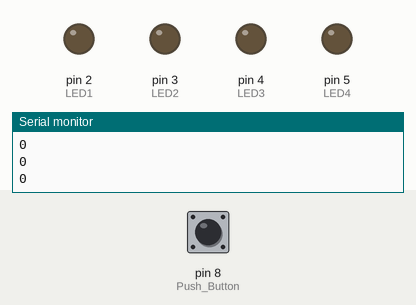
Bench run of a sketch on a simulated Arduino Uno, built with avr-gcc and run on an emulated ATmega328P. Parts: output pins drawn as LEDs (lit = HIGH), the last lines printed to the serial monitor. Dashed ring = blinking. Inputs (shaded band) come from the test bench; at power-on: pin 8 (Push_Button) HIGH.

Above: at 1.2 s.
1.3 s: pin 8 (Push_Button) pulled LOW for 1 s
At 3.1 s:
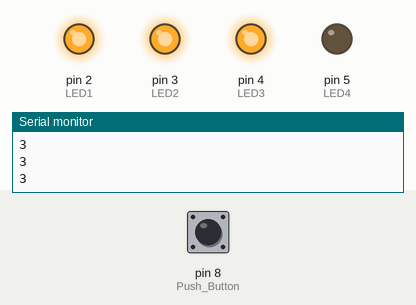
4.3 s: pin 8 (Push_Button) pulled LOW for 0.15 s
At 5.5 s:
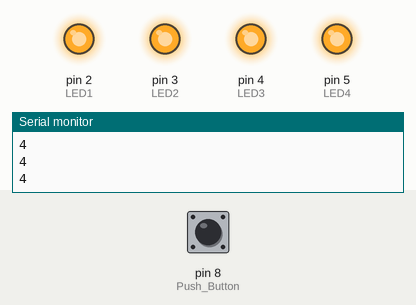
5.9 s: pin 8 (Push_Button) pulled LOW for 3.2 s
At 6.31 s:
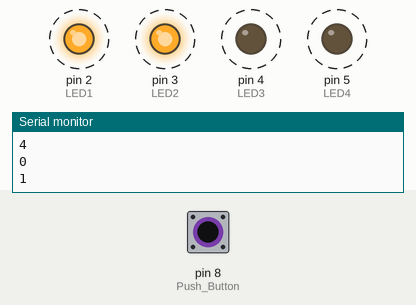
Timing chart, 0 to 10.5 s (numbered marks = the images above; inputs shaded):
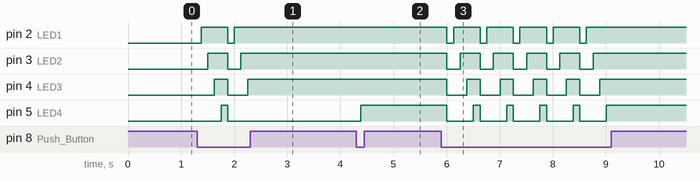

The sketch:

push_button_LED_1-2-3-4_turnon.ino
```cpp
int cnt = 0;
int LED1 = 2;
int LED2 = 3;
int LED3 = 4;
int LED4 = 5;
int Push_Button = 8;

void setup() {
  // put your setup code here, to run once:
  Serial.begin(9600);
  pinMode(Push_Button,INPUT_PULLUP);

  pinMode(LED1,OUTPUT);
  pinMode(LED2,OUTPUT);
  pinMode(LED3,OUTPUT);
  pinMode(LED4,OUTPUT);


}

void loop() {
  // put your main code here, to run repeatedly:

  int a = digitalRead(Push_Button);
  if(a == 0)
  {
    cnt++;
  }

  switch(cnt)
  {
    case 1:
            digitalWrite(LED1,HIGH);
            break;
    case 2:
            digitalWrite(LED2,HIGH);
            break;
    case 3:
            digitalWrite(LED3,HIGH);
            break;
    case 4:
            digitalWrite(LED4,HIGH);
            break;
    default :
            digitalWrite(LED1,LOW);
            digitalWrite(LED2,LOW);
            digitalWrite(LED3,LOW);
            digitalWrite(LED4,LOW);
            cnt = 0;
  }


  delay(125);
  Serial.println(cnt);

}
```

Measured:
- after the input at 1.3 s, pin 2 (LED1): LOW → HIGH after 0.08 s, → LOW 0.50 s later, → HIGH 0.13 s later; pin 3 (LED2): LOW → HIGH after 0.20 s, → LOW 0.38 s later, → HIGH 0.25 s later; pin 4 (LED3): LOW → HIGH after 0.33 s, → LOW 0.25 s later, → HIGH 0.38 s later; pin 5 (LED4): LOW → HIGH after 0.45 s, → LOW 0.13 s later
- after the input at 4.3 s, pin 5 (LED4): LOW → HIGH after 0.08 s
- after the input at 5.9 s, pin 2 (LED1): alternates HIGH for 0.50 s and LOW for 0.13 s, 10 changes in all, then stays HIGH, starting after 0.10 s; pin 3 (LED2): alternates HIGH for 0.38 s and LOW for 0.25 s, 10 changes in all, then stays HIGH, starting after 0.11 s
